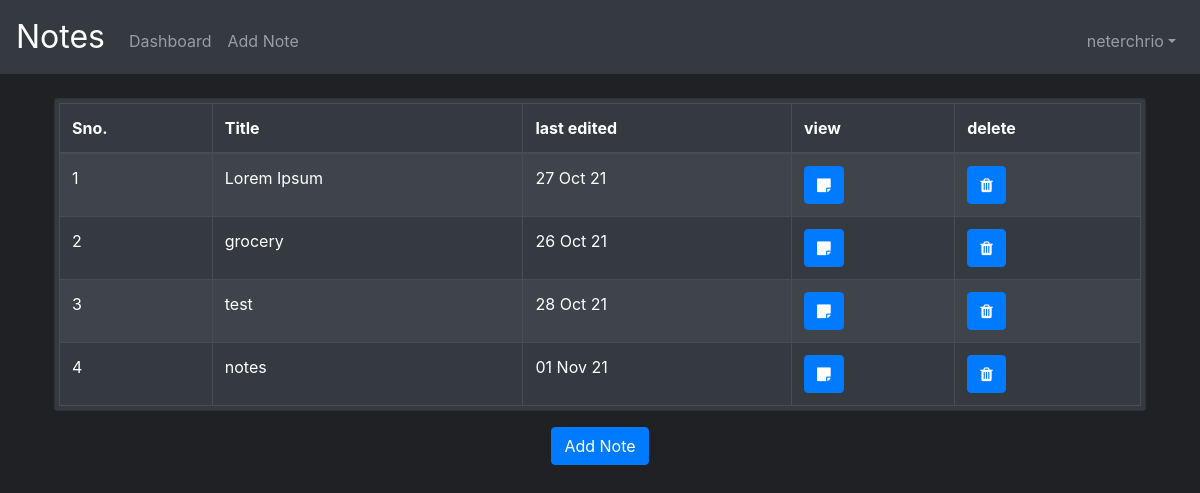
The page /dashboard (signed in) on the database as committed earlier.
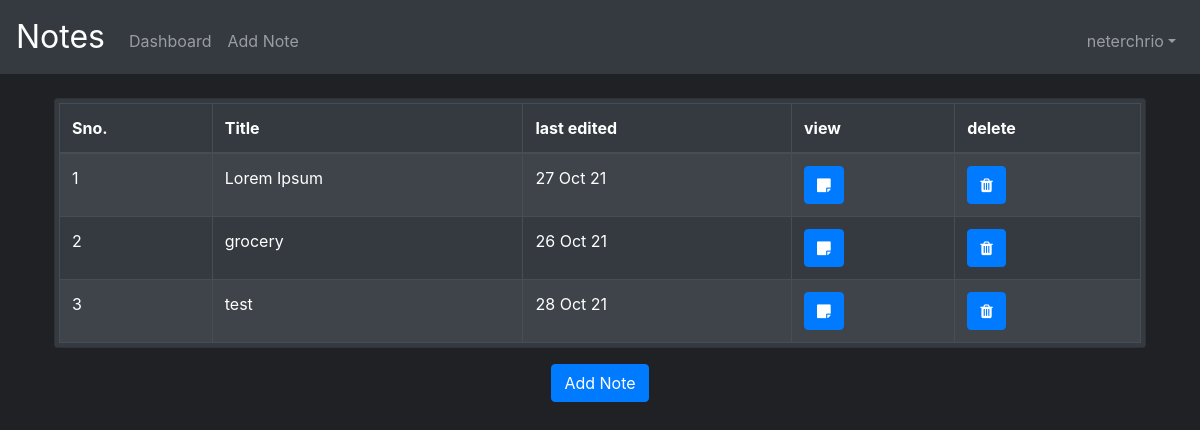
The same page on the database as committed later.
### tables this page shows
CREATE TABLE notes( 
noteid TEXT,
Userid INTEGER,
title TEXT NOT NULL,
note TEXT NOT NULL,
creation DATE DEFAULT (DATETIME('now','localtime')),
edited DATE DEFAULT (DATETIME('now','localtime')),
PRIMARY KEY(noteid),
FOREIGN KEY(Userid) REFERENCES users(id)
);

### app.py (the view)
@app.route("/dashboard", methods=["GET", "POST"])
@login_required
def dashboard():
    if request.method == "POST":
        if "add_note" in request.form:
            if request.form['add_note'] == 'True':
                return redirect("/add")
        if "view_button" in request.form:
            return redirect(url_for('.view', noteid = request.form['view_button'] ))
        db.execute(
            "DELETE FROM notes WHERE userid=? and noteid=?;",
            session["user_id"],
            request.form['submit_button']
        )
        flash(u'Note Deleted','alert')
        return redirect("/dashboard")
    else:
        headings = ("Sno.", "Title", "last edited", "view" , "delete ")
        data = db.execute(
            "SELECT noteid, title, edited FROM notes WHERE Userid = ?",
            session["user_id"]
        )
        if len(data) > 0:
            i = 0
            for row in data:
                i += 1
                row['count'] = i
        if (len(data)) == 0:
            return render_template("dashempty.html")
        return render_template("dash.html", headings=headings, data=data)

### app.py (called while the page is built)
@app.after_request
def after_request(response):
    response.headers["Cache-Control"] = "no-cache, no-store, must-revalidate"
    response.headers["Expires"] = 0
    response.headers["Pragma"] = "no-cache"
    return response

### helpers.py (called while the page is built)
def login_required(f):
    @wraps(f)
    def decorated_function(*args, **kwargs):
        if session.get("user_id") is None:
            return redirect("/login")
        return f(*args, **kwargs)
    return decorated_function

def shortDate(input):
    date_time = list(map(int,re.split('-| |:', input)))
    dt_tm = datetime.datetime(date_time[0], date_time[1], date_time[2], date_time[3], date_time[4], date_time[5])
    return(dt_tm.strftime("%d %b %y"))

### templates/dash.html (shortened to what this page needs)
{% extends "layout.html" %}
{% block main %}
<form action="/dashboard" method="post">
    <div class="card bg-dark p-1" id="tableCard">
        <table class="table table-striped table-bordered table-dark table-responsive-sm">
            <thead>
                <tr>
                    {% for header in headings %}
                    <th>{{ header }}</th>
                    {% endfor %}
                </tr>
            </thead>
            <tbody>
                {% for row in data %}
                <tr>
                    <td> {{row['count']}} </td>
                    <td> {{row['title']}} </td>
                    <td> {{row['edited'] | shortDate}} </td>
                    <td> <button class="btn btn-primary" type="submit" name="view_button" value="{{row['noteid']}}"><i class="fa fa-sticky-note"></i></button> </td>
                    <td> <button class="btn btn-primary" type="submit" name="submit_button" value="{{row['noteid']}}"><i class="fa fa-trash"></i></button></td>
                </tr>
                {% endfor %}
            </tbody>
        </table>
    </div>
    <button class="btn btn-primary" name="add_note" type="submit" value='True'>Add Note</button>
</form>
{% endblock %}

### templates/layout.html (shortened to what this page needs)
<!DOCTYPE html>
<html lang="en">
<head>
    <link rel="stylesheet" href="https://cdnjs.cloudflare.com/ajax/libs/font-awesome/4.7.0/css/font-awesome.min.css">
    <link rel="stylesheet" href="https://cdn.jsdelivr.net/npm/bootstrap@4.5.3/dist/css/bootstrap.min.css">
    <link href="/static/styles.css" rel="stylesheet">
</head>
<body>
    <nav class="navbar navbar-expand-md navbar-dark bg-dark ">
        <a class="navbar-brand" href="/">Notes</a>
        <div class="collapse navbar-collapse" id="navbar">
            {% if session.user_id %}
            <ul class="navbar-nav d-flex mt-2">
                <li class="nav-item"><a class="nav-link" href="/dashboard">Dashboard</a></li>
                <li class="nav-item"><a class="nav-link" href="/add">Add Note</a></li>
            </ul>
            <ul class="navbar-nav ml-auto mt-2">
                <li class="nav-item dropdown">
                    <a class="nav-link dropdown-toggle" href="#" id="navbarDropdown" role="button"
                        data-toggle="dropdown" aria-haspopup="true" aria-expanded="false">{{ session['username'] }}</a>
                </li>
            </ul>
            {% else %}
            <ul class="navbar-nav ml-auto mt-2">
                <li class="nav-item"><a class="nav-link" href="/register">Register</a></li>
                <li class="nav-item"><a class="nav-link" href="/login">Log In</a></li>
            </ul>
            {% endif %}
        </div>
    </nav>
    <main class="container p-4">
        {% block main %}{% endblock %}
    </main>
</body>
</html>

### static/styles.css (style rules this page uses)
nav .navbar-brand { font-size: xx-large; }
main { overflow-x: auto; text-align: center; }
main table { text-align: left; }
body { background: #202124; }
p, label, h1, h3, h2, ul>li { color: #F9F9F9; }
.table { margin-bottom: 0; }
#tableCard { margin-bottom: 1rem; }

Rows that differ between the two databases and show on the page:
removed notes: count "4", title "notes", edited|shortDate "01 Nov 21"
